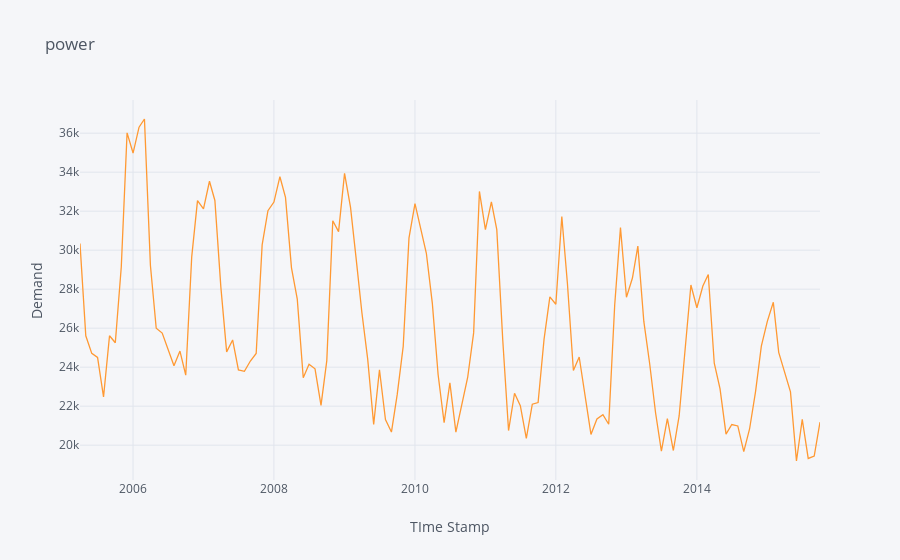

Notebook source saved alongside this figure:
### Code cell
#plotting the data 
data.iplot(title="power", xTitle='TIme Stamp',yTitle='Demand')
